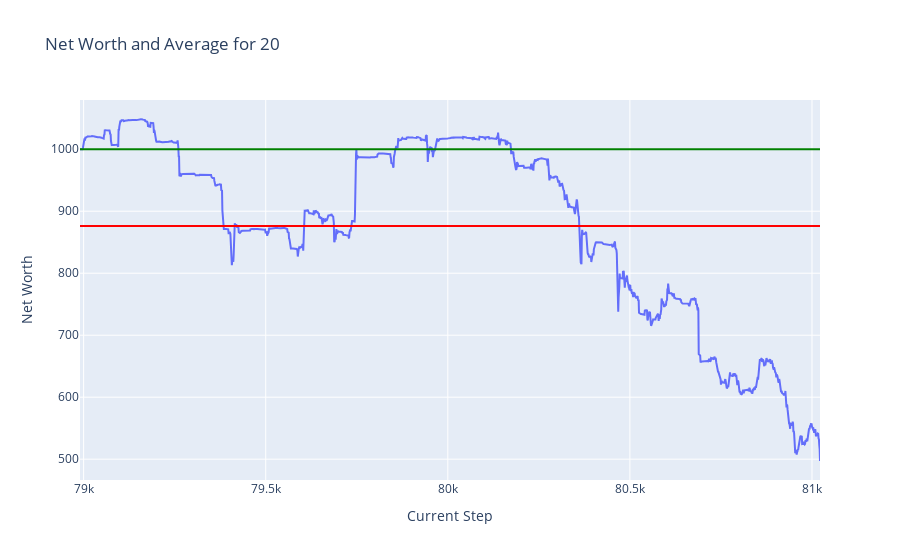
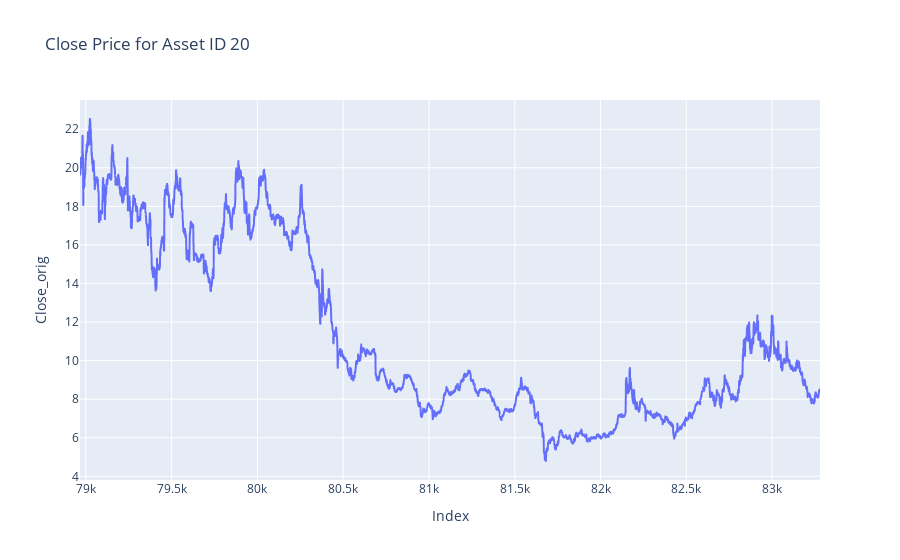
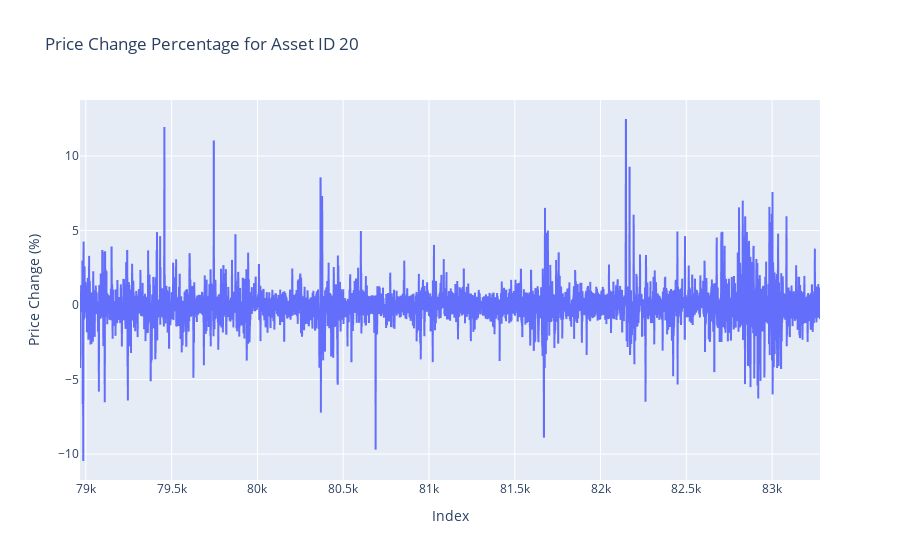
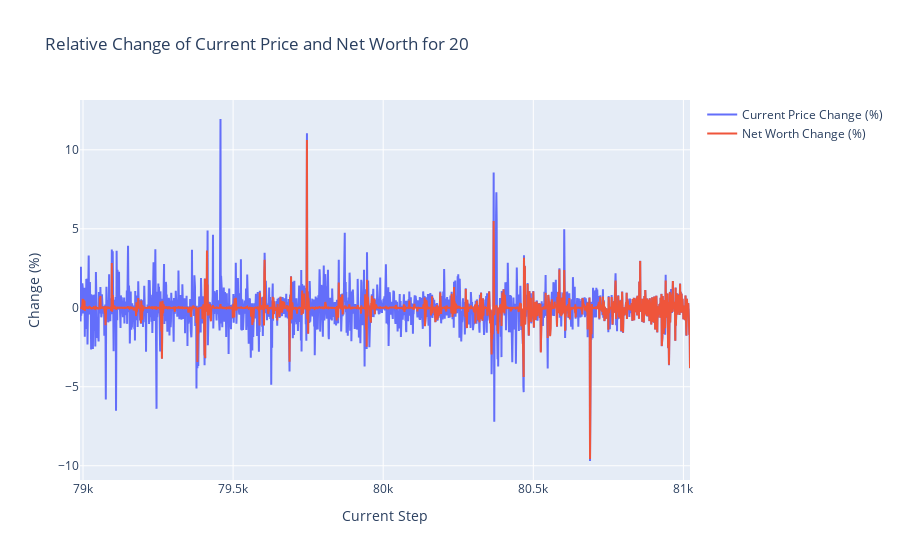

The notebook cell these images were saved under, in order:
### Markdown cell above
## Plots

### Code cell
token = 20
plot_token_data(df = train_hist_df, token = token)
plot_close_by_asset(df= train_df, asset_id= token)
plot_price_change_by_asset(df= train_df, asset_id= token)
plot_relative_change_by_token(df = train_hist_df, token = token)

### Figure 1 — Plotly figure (JSON) as saved in the notebook; plotly's stock layout.template omitted (floating-point values rounded to 4 significant figures; data arrays with more than 128 entries replaced by an {"elided": "..."} marker saying what was removed)
{"data": [{"mode": "lines", "name": "Net Worth", "type": "scatter", "x": {"elided": "2033 int values"}, "y": {"elided": "2033 float values"}}], "layout": {"shapes": [{"line": {"color": "green"}, "name": "Net Worth = 1000", "type": "line", "x0": 0, "x1": 1, "xref": "x domain", "y0": 1000, "y1": 1000, "yref": "y"}, {"line": {"color": "red"}, "name": "Average Net Worth = 876.35", "type": "line", "x0": 0, "x1": 1, "xref": "x domain", "y0": 876.3, "y1": 876.3, "yref": "y"}], "title": {"text": "Net Worth and Average for 20"}, "xaxis": {"title": {"text": "Current Step"}}, "yaxis": {"title": {"text": "Net Worth"}}}}

### Figure 2 — Plotly figure (JSON) as saved in the notebook; plotly's stock layout.template omitted (floating-point values rounded to 4 significant figures; data arrays with more than 128 entries replaced by an {"elided": "..."} marker saying what was removed)
{"data": [{"hovertemplate": "Index=%{x}<br>Close_orig=%{y}<extra></extra>", "legendgroup": "", "line": {"color": "#636efa", "dash": "solid"}, "marker": {"symbol": "circle"}, "mode": "lines", "name": "", "showlegend": false, "type": "scattergl", "x": {"elided": "4314 int values"}, "xaxis": "x", "y": {"elided": "4314 float values"}, "yaxis": "y"}], "layout": {"legend": {"tracegroupgap": 0}, "title": {"text": "Close Price for Asset ID 20"}, "xaxis": {"anchor": "y", "domain": [0, 1], "title": {"text": "Index"}}, "yaxis": {"anchor": "x", "domain": [0, 1], "title": {"text": "Close_orig"}}}}

### Figure 3 — Plotly figure (JSON) as saved in the notebook; plotly's stock layout.template omitted (floating-point values rounded to 4 significant figures; data arrays with more than 128 entries replaced by an {"elided": "..."} marker saying what was removed)
{"data": [{"hovertemplate": "Index=%{x}<br>Price Change (%)=%{y}<extra></extra>", "legendgroup": "", "line": {"color": "#636efa", "dash": "solid"}, "marker": {"symbol": "circle"}, "mode": "lines", "name": "", "showlegend": false, "type": "scattergl", "x": {"elided": "4314 int values"}, "xaxis": "x", "y": {"elided": "4314 float values"}, "yaxis": "y"}], "layout": {"legend": {"tracegroupgap": 0}, "title": {"text": "Price Change Percentage for Asset ID 20"}, "xaxis": {"anchor": "y", "domain": [0, 1], "title": {"text": "Index"}}, "yaxis": {"anchor": "x", "domain": [0, 1], "title": {"text": "Price Change (%)"}}}}

### Figure 4 — Plotly figure (JSON) as saved in the notebook; plotly's stock layout.template omitted (floating-point values rounded to 4 significant figures; data arrays with more than 128 entries replaced by an {"elided": "..."} marker saying what was removed)
{"data": [{"mode": "lines", "name": "Current Price Change (%)", "type": "scatter", "x": {"elided": "2033 int values"}, "y": {"elided": "2033 float values"}}, {"mode": "lines", "name": "Net Worth Change (%)", "type": "scatter", "x": {"elided": "2033 int values"}, "y": {"elided": "2033 float values"}}], "layout": {"title": {"text": "Relative Change of Current Price and Net Worth for 20"}, "xaxis": {"title": {"text": "Current Step"}}, "yaxis": {"title": {"text": "Change (%)"}}}}
